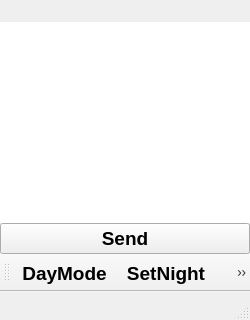
<?xml version="1.0" encoding="UTF-8"?>
<ui version="4.0">
 <class>MainForm</class>
 <widget class="QMainWindow" name="MainForm">
  <property name="geometry">
   <rect>
    <x>0</x>
    <y>0</y>
    <width>250</width>
    <height>320</height>
   </rect>
  </property>
  <property name="sizePolicy">
   <sizepolicy hsizetype="Fixed" vsizetype="Fixed">
    <horstretch>0</horstretch>
    <verstretch>0</verstretch>
   </sizepolicy>
  </property>
  <property name="minimumSize">
   <size>
    <width>250</width>
    <height>0</height>
   </size>
  </property>
  <property name="maximumSize">
   <size>
    <width>250</width>
    <height>355</height>
   </size>
  </property>
  <property name="font">
   <font>
    <family>Arial</family>
    <pointsize>14</pointsize>
    <weight>75</weight>
    <bold>true</bold>
   </font>
  </property>
  <property name="windowTitle">
   <string>Exchange Rates</string>
  </property>
  <property name="windowIcon">
   <iconset resource="../../application.qrc">
    <normaloff>:/icons/icon.png</normaloff>:/icons/icon.png</iconset>
  </property>
  <widget class="QWidget" name="centralwidget">
   <property name="sizePolicy">
    <sizepolicy hsizetype="Minimum" vsizetype="Preferred">
     <horstretch>0</horstretch>
     <verstretch>0</verstretch>
    </sizepolicy>
   </property>
   <property name="maximumSize">
    <size>
     <width>250</width>
     <height>800</height>
    </size>
   </property>
   <layout class="QGridLayout" name="gridLayout">
    <property name="leftMargin">
     <number>0</number>
    </property>
    <property name="topMargin">
     <number>0</number>
    </property>
    <property name="rightMargin">
     <number>0</number>
    </property>
    <property name="bottomMargin">
     <number>0</number>
    </property>
    <property name="verticalSpacing">
     <number>0</number>
    </property>
    <item row="0" column="0" colspan="2">
     <widget class="QLabel" name="logo">
      <property name="maximumSize">
       <size>
        <width>250</width>
        <height>67</height>
       </size>
      </property>
      <property name="frameShape">
       <enum>QFrame::NoFrame</enum>
      </property>
      <property name="lineWidth">
       <number>0</number>
      </property>
      <property name="pixmap">
       <pixmap resource="../../application.qrc">:/icons/logo.png</pixmap>
      </property>
      <property name="margin">
       <number>0</number>
      </property>
     </widget>
    </item>
    <item row="6" column="0" colspan="2">
     <widget class="QPushButton" name="pbSend">
      <property name="styleSheet">
       <string notr="true"/>
      </property>
      <property name="text">
       <string>Send</string>
      </property>
      <property name="icon">
       <iconset resource="../../application.qrc">
        <normaloff>:/icons/refresh.png</normaloff>:/icons/refresh.png</iconset>
      </property>
      <property name="flat">
       <bool>false</bool>
      </property>
     </widget>
    </item>
    <item row="3" column="0" colspan="2">
     <widget class="QTableView" name="tableView">
      <property name="sizePolicy">
       <sizepolicy hsizetype="Expanding" vsizetype="Expanding">
        <horstretch>0</horstretch>
        <verstretch>1</verstretch>
       </sizepolicy>
      </property>
      <property name="font">
       <font>
        <pointsize>12</pointsize>
       </font>
      </property>
      <property name="frameShape">
       <enum>QFrame::NoFrame</enum>
      </property>
      <property name="frameShadow">
       <enum>QFrame::Plain</enum>
      </property>
      <property name="verticalScrollBarPolicy">
       <enum>Qt::ScrollBarAlwaysOff</enum>
      </property>
      <property name="horizontalScrollBarPolicy">
       <enum>Qt::ScrollBarAlwaysOff</enum>
      </property>
      <property name="autoScroll">
       <bool>false</bool>
      </property>
      <property name="editTriggers">
       <set>QAbstractItemView::CurrentChanged</set>
      </property>
      <property name="selectionMode">
       <enum>QAbstractItemView::NoSelection</enum>
      </property>
      <property name="wordWrap">
       <bool>false</bool>
      </property>
      <property name="cornerButtonEnabled">
       <bool>true</bool>
      </property>
      <attribute name="horizontalHeaderHighlightSections">
       <bool>false</bool>
      </attribute>
      <attribute name="verticalHeaderHighlightSections">
       <bool>false</bool>
      </attribute>
     </widget>
    </item>
   </layout>
  </widget>
  <widget class="QStatusBar" name="statusbar"/>
  <widget class="QToolBar" name="toolBar">
   <property name="sizePolicy">
    <sizepolicy hsizetype="Preferred" vsizetype="Fixed">
     <horstretch>0</horstretch>
     <verstretch>0</verstretch>
    </sizepolicy>
   </property>
   <property name="windowTitle">
    <string>toolBar</string>
   </property>
   <property name="allowedAreas">
    <set>Qt::AllToolBarAreas</set>
   </property>
   <property name="floatable">
    <bool>false</bool>
   </property>
   <attribute name="toolBarArea">
    <enum>BottomToolBarArea</enum>
   </attribute>
   <attribute name="toolBarBreak">
    <bool>false</bool>
   </attribute>
   <addaction name="actionDayMode"/>
   <addaction name="actionSetNight"/>
   <addaction name="actionTurnOff"/>
   <addaction name="separator"/>
   <addaction name="actionSettings"/>
   <addaction name="separator"/>
   <addaction name="actionLogWindow"/>
   <addaction name="actionAboutQt"/>
  </widget>
  <action name="actionTurnOff">
   <property name="icon">
    <iconset resource="../../application.qrc">
     <normaloff>:/icons/exit.png</normaloff>:/icons/exit.png</iconset>
   </property>
   <property name="text">
    <string>TurnOff</string>
   </property>
   <property name="toolTip">
    <string>Turns off the display</string>
   </property>
   <property name="shortcut">
    <string>Ctrl+U</string>
   </property>
  </action>
  <action name="actionDayMode">
   <property name="icon">
    <iconset resource="../../application.qrc">
     <normaloff>:/icons/day.png</normaloff>:/icons/day.png</iconset>
   </property>
   <property name="text">
    <string>DayMode</string>
   </property>
   <property name="toolTip">
    <string>Set day mode</string>
   </property>
   <property name="shortcut">
    <string>Ctrl+D</string>
   </property>
  </action>
  <action name="actionSetNight">
   <property name="icon">
    <iconset resource="../../application.qrc">
     <normaloff>:/icons/night.png</normaloff>:/icons/night.png</iconset>
   </property>
   <property name="text">
    <string>SetNight</string>
   </property>
   <property name="toolTip">
    <string>Set night mode</string>
   </property>
   <property name="shortcut">
    <string>Ctrl+N</string>
   </property>
  </action>
  <action name="actionSettings">
   <property name="icon">
    <iconset resource="../../application.qrc">
     <normaloff>:/icons/gear.png</normaloff>:/icons/gear.png</iconset>
   </property>
   <property name="text">
    <string>Settings</string>
   </property>
   <property name="toolTip">
    <string>Call settings dialog</string>
   </property>
   <property name="shortcut">
    <string>Ctrl+S</string>
   </property>
  </action>
  <action name="actionLogWindow">
   <property name="icon">
    <iconset resource="../../application.qrc">
     <normaloff>:/icons/info.png</normaloff>:/icons/info.png</iconset>
   </property>
   <property name="text">
    <string>LogWindow</string>
   </property>
   <property name="toolTip">
    <string>Show log window</string>
   </property>
   <property name="shortcut">
    <string>Ctrl+L</string>
   </property>
  </action>
  <action name="actionAboutQt">
   <property name="icon">
    <iconset resource="../../application.qrc">
     <normaloff>:/icons/designet.png</normaloff>:/icons/designet.png</iconset>
   </property>
   <property name="text">
    <string>AboutQt</string>
   </property>
   <property name="toolTip">
    <string>Show about Qt info</string>
   </property>
  </action>
 </widget>
 <resources>
  <include location="../../application.qrc"/>
 </resources>
 <connections/>
</ui>
